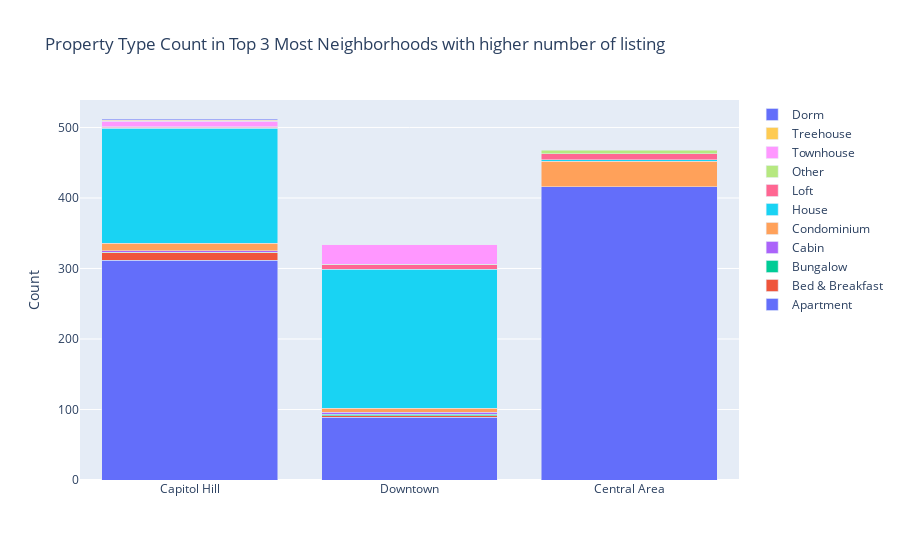

Here is the notebook cell this chart was saved with:
### Code cell
stacked_bar_df = pd.DataFrame(df.loc[df['neighbourhood_group_cleansed'].isin(top_3) ].groupby(['neighbourhood_group_cleansed', 'property_type']).count()['id']).reset_index()
property_type_list = stacked_bar_df.property_type.unique().tolist()

stacked_bar_data = []

for property_type in property_type_list:
        stacked_bar_trace = go.Bar(name = property_type, x= top_3, y =stacked_bar_df[stacked_bar_df['property_type']== property_type]['id'].tolist())
        stacked_bar_data.append(stacked_bar_trace)
        
stacked_bar_layout = go.Layout(title = 'Property Type Count in Top 3 Most Neighborhoods with higher number of listing',
                   barmode = 'stack',
                  yaxis = dict(title='Count'))    
    
stacked_bar_fig = go.Figure(data=stacked_bar_data, layout=stacked_bar_layout)

stacked_bar_fig.show()

### Figure 1 — Plotly figure (JSON) as saved in the notebook; plotly's stock layout.template omitted (floating-point values rounded to 4 significant figures)
{"data": [{"name": "Apartment", "type": "bar", "x": ["Capitol Hill", "Downtown", "Central Area"], "y": [312, 89, 416]}, {"name": "Bed & Breakfast", "type": "bar", "x": ["Capitol Hill", "Downtown", "Central Area"], "y": [10, 2]}, {"name": "Bungalow", "type": "bar", "x": ["Capitol Hill", "Downtown", "Central Area"], "y": [1, 2]}, {"name": "Cabin", "type": "bar", "x": ["Capitol Hill", "Downtown", "Central Area"], "y": [2, 3]}, {"name": "Condominium", "type": "bar", "x": ["Capitol Hill", "Downtown", "Central Area"], "y": [11, 6, 36]}, {"name": "House", "type": "bar", "x": ["Capitol Hill", "Downtown", "Central Area"], "y": [163, 197, 2]}, {"name": "Loft", "type": "bar", "x": ["Capitol Hill", "Downtown", "Central Area"], "y": [1, 6, 9]}, {"name": "Other", "type": "bar", "x": ["Capitol Hill", "Downtown", "Central Area"], "y": [1, 1, 5]}, {"name": "Townhouse", "type": "bar", "x": ["Capitol Hill", "Downtown", "Central Area"], "y": [8, 28]}, {"name": "Treehouse", "type": "bar", "x": ["Capitol Hill", "Downtown", "Central Area"], "y": [1]}, {"name": "Dorm", "type": "bar", "x": ["Capitol Hill", "Downtown", "Central Area"], "y": [2]}], "layout": {"barmode": "stack", "title": {"text": "Property Type Count in Top 3 Most Neighborhoods with higher number of listing"}, "yaxis": {"title": {"text": "Count"}}}}
